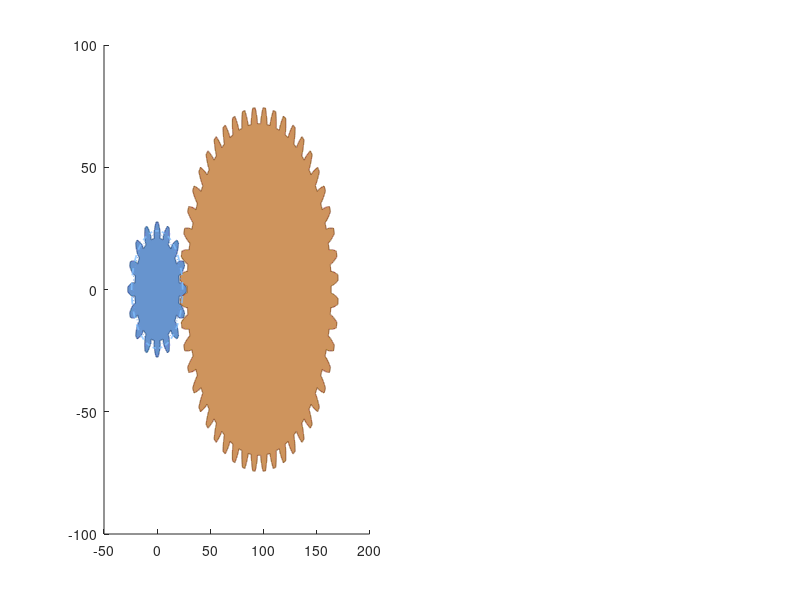

MATLAB code to generate this figure: (Note: this script raises an error after producing the figure.)
function fig2 = plot_gear_mesh_2d(m, Np, Ng, phi_deg, khw_factor, c_factor, s_p, s_g, hw, ht, a_p, a_g, b_p, b_g, CR)
%PLOT_GEAR_MESH_2D Generate a 2D figure of pinion-gear meshing
%   Creates Figure 2 with two subplots:
%     - Subplot 1: Full 2D Pitch Engagement Overview
%     - Subplot 2: Close-up High-Magnification Zoom of Active Tooth Mesh Zone

    if nargin < 1
        % Defaults if run standalone
        m = 3.0; Np = 16; Ng = 48; phi_deg = 20;
        khw_factor = 2.00; c_factor = 0.188;
        hw = khw_factor * m; ht = hw + c_factor * m;
        a_p = 0.600 * hw; a_g = 0.400 * hw;
        b_p = ht - a_p; b_g = ht - a_g;
        s_nom = pi * m / 2; s_shift = 0.180 * m;
        s_p = s_nom + s_shift; s_g = s_nom - s_shift;
        CR = 1.642;
    end

    phi = deg2rad(phi_deg);
    rp_p = m * Np / 2;   % Pinion pitch radius = 24 mm
    rp_g = m * Ng / 2;   % Gear pitch radius   = 72 mm
    center_dist = rp_p + rp_g;  % 96 mm

    % Circles
    rb_p = rp_p * cos(phi); ra_p = rp_p + a_p; rd_p = rp_p - b_p;
    rb_g = rp_g * cos(phi); ra_g = rp_g + a_g; rd_g = rp_g - b_g;

    % Generate profiles (high resolution)
    n_pts = 300;
    [px, py] = generate_2d_gear_polygon(Np, m, phi, a_p, b_p, s_p, n_pts);
    [gx, gy] = generate_2d_gear_polygon(Ng, m, phi, a_g, b_g, s_g, n_pts);

    % Rotate gear to mesh with pinion at pitch point (rp_p, 0)
    half_pitch_g = pi / Ng;
    rot_angle = pi + half_pitch_g;
    cos_r = cos(rot_angle); sin_r = sin(rot_angle);
    gx_r = gx * cos_r - gy * sin_r + center_dist;
    gy_r = gx * sin_r + gy * cos_r;

    % Line of Action
    pitch_pt = [rp_p, 0];
    loa_len = 25;
    loa_dir = [sin(phi), cos(phi)];
    loa_x = [pitch_pt(1) - loa_len*loa_dir(1), pitch_pt(1) + loa_len*loa_dir(1)];
    loa_y = [pitch_pt(2) - loa_len*loa_dir(2), pitch_pt(2) + loa_len*loa_dir(2)];

    % Create Figure 2
    fig2 = figure('Name', 'Zerol Bevel V2 — 2D Tooth Mesh & Contact Analysis', ...
        'NumberTitle', 'off', ...
        'Position', [60, 60, 1500, 750], ...
        'Color', [0.07 0.07 0.10]);

    %% ====================================================================
    %  SUBPLOT 1: Full 2D Gear Engagement Overview
    %  ====================================================================
    ax1 = subplot(1, 2, 1, 'Parent', fig2);
    hold(ax1, 'on');

    % Pinion (Blue)
    fill(ax1, px, py, [0.32 0.52 0.78], ...
        'EdgeColor', [0.20 0.35 0.55], 'LineWidth', 0.8, 'FaceAlpha', 0.88);

    % Gear (Gold / Bronze)
    fill(ax1, gx_r, gy_r, [0.78 0.52 0.28], ...
        'EdgeColor', [0.55 0.35 0.18], 'LineWidth', 0.8, 'FaceAlpha', 0.88);

    % Circles
    theta_c = linspace(0, 2*pi, 400);
    plot(ax1, rp_p*cos(theta_c), rp_p*sin(theta_c), '--', 'Color', [0.5 0.75 1.0], 'LineWidth', 1.2);
    plot(ax1, rb_p*cos(theta_c), rb_p*sin(theta_c), ':', 'Color', [0.4 0.6 0.9], 'LineWidth', 0.8);
    plot(ax1, ra_p*cos(theta_c), ra_p*sin(theta_c), '-', 'Color', [0.3 0.5 0.8 0.4], 'LineWidth', 0.5);

    plot(ax1, center_dist + rp_g*cos(theta_c), rp_g*sin(theta_c), '--', 'Color', [1.0 0.75 0.4], 'LineWidth', 1.2);
    plot(ax1, center_dist + rb_g*cos(theta_c), rb_g*sin(theta_c), ':', 'Color', [0.9 0.6 0.3], 'LineWidth', 0.8);
    plot(ax1, center_dist + ra_g*cos(theta_c), ra_g*sin(theta_c), '-', 'Color', [0.8 0.5 0.2 0.4], 'LineWidth', 0.5);

    % Centers & Center Line
    plot(ax1, [0, center_dist], [0, 0], '-.', 'Color', [0.5 0.5 0.55], 'LineWidth', 0.8);
    plot(ax1, 0, 0, '+', 'Color', [0.5 0.75 1.0], 'MarkerSize', 12, 'LineWidth', 2);
    plot(ax1, center_dist, 0, '+', 'Color', [1.0 0.75 0.4], 'MarkerSize', 12, 'LineWidth', 2);

    % Pitch Point & Line of Action
    plot(ax1, loa_x, loa_y, '-', 'Color', [1.0 0.3 0.3], 'LineWidth', 1.8);
    plot(ax1, rp_p, 0, 'o', 'Color', [1 0.2 0.2], 'MarkerSize', 8, ...
        'LineWidth', 2, 'MarkerFaceColor', [1 0.2 0.2]);

    % Labels on Subplot 1
    text(ax1, -2, -8, sprintf('Pinion (%dT)\nPD = %.0f mm', Np, 2*rp_p), ...
        'Color', [0.5 0.75 1.0], 'FontSize', 10, 'FontWeight', 'bold', 'HorizontalAlignment', 'center');
    text(ax1, center_dist, -8, sprintf('Ring Gear (%dT)\nPD = %.0f mm', Ng, 2*rp_g), ...
        'Color', [1.0 0.75 0.4], 'FontSize', 10, 'FontWeight', 'bold', 'HorizontalAlignment', 'center');
    text(ax1, rp_p + 2, -4, 'Pitch Point (P)', 'Color', [1 0.4 0.4], 'FontSize', 9, 'FontWeight', 'bold');

    % Center distance dimension line
    dim_y = -35;
    plot(ax1, [0, center_dist], [dim_y, dim_y], '-', 'Color', [0.7 0.7 0.7], 'LineWidth', 1);
    plot(ax1, [0 0], [dim_y-2, dim_y+2], '-', 'Color', [0.7 0.7 0.7], 'LineWidth', 1);
    plot(ax1, [center_dist center_dist], [dim_y-2, dim_y+2], '-', 'Color', [0.7 0.7 0.7], 'LineWidth', 1);
    text(ax1, center_dist/2, dim_y - 4, sprintf('Center Distance C = %.1f mm', center_dist), ...
        'Color', [0.8 0.8 0.8], 'FontSize', 9, 'HorizontalAlignment', 'center');

    title(ax1, sprintf('2D Overview: %dT / %dT (Ratio 1:%.0f, Module = %g mm)', Np, Ng, Ng/Np, m), ...
        'Color', 'w', 'FontSize', 12, 'FontWeight', 'bold');
    xlabel(ax1, 'X [mm]', 'Color', [0.7 0.7 0.7]); ylabel(ax1, 'Y [mm]', 'Color', [0.7 0.7 0.7]);
    axis(ax1, 'equal'); grid(ax1, 'on');
    xlim(ax1, [-ra_p - 5, center_dist + ra_g + 10]);
    ylim(ax1, [-48, 48]);
    set(ax1, 'Color', [0.11 0.11 0.15], 'XColor', [0.6 0.6 0.6], 'YColor', [0.6 0.6 0.6], ...
        'GridColor', [0.22 0.22 0.28], 'GridAlpha', 0.5);

    %% ====================================================================
    %  SUBPLOT 2: High-Magnification Close-up on Meshing Teeth
    %  ====================================================================
    ax2 = subplot(1, 2, 2, 'Parent', fig2);
    hold(ax2, 'on');

    % Fill gears in close-up
    fill(ax2, px, py, [0.32 0.52 0.78], ...
        'EdgeColor', [0.20 0.35 0.55], 'LineWidth', 1.2, 'FaceAlpha', 0.90);
    fill(ax2, gx_r, gy_r, [0.78 0.52 0.28], ...
        'EdgeColor', [0.55 0.35 0.18], 'LineWidth', 1.2, 'FaceAlpha', 0.90);

    % Arc circles in zoomed zone
    theta_z = linspace(-0.6, 0.6, 200);
    plot(ax2, rp_p*cos(theta_z), rp_p*sin(theta_z), '--', 'Color', [0.5 0.75 1.0], 'LineWidth', 1.5);
    plot(ax2, ra_p*cos(theta_z), ra_p*sin(theta_z), ':', 'Color', [0.3 0.6 0.9], 'LineWidth', 1.0);
    plot(ax2, rd_p*cos(theta_z), rd_p*sin(theta_z), ':', 'Color', [0.3 0.6 0.9], 'LineWidth', 1.0);

    theta_zg = linspace(pi-0.3, pi+0.3, 200);
    plot(ax2, center_dist + rp_g*cos(theta_zg), rp_g*sin(theta_zg), '--', 'Color', [1.0 0.75 0.4], 'LineWidth', 1.5);
    plot(ax2, center_dist + ra_g*cos(theta_zg), ra_g*sin(theta_zg), ':', 'Color', [0.9 0.6 0.3], 'LineWidth', 1.0);
    plot(ax2, center_dist + rd_g*cos(theta_zg), rd_g*sin(theta_zg), ':', 'Color', [0.9 0.6 0.3], 'LineWidth', 1.0);

    % Pitch Point & Line of Action in zoom
    plot(ax2, loa_x, loa_y, '-', 'Color', [1.0 0.25 0.25], 'LineWidth', 2.0);
    plot(ax2, rp_p, 0, 'o', 'Color', [1 0.1 0.1], 'MarkerSize', 10, ...
        'LineWidth', 2, 'MarkerFaceColor', [1 0.2 0.2]);

    % Pressure angle arc
    arc_r = 5;
    arc_t = linspace(0, phi, 50);
    plot(ax2, rp_p + arc_r*cos(arc_t + pi/2), arc_r*sin(arc_t + pi/2), ...
        '-', 'Color', [1 0.6 0.6], 'LineWidth', 1.5);
    text(ax2, rp_p + 1.2, arc_r*0.7, sprintf('\\phi = %.1f°', phi_deg), ...
        'Color', [1 0.6 0.6], 'FontSize', 10, 'FontWeight', 'bold');

    % Text annotations for tooth dimensions
    text(ax2, rp_p + 1.2, -1.8, 'Pitch Point (P)', ...
        'Color', [1 0.3 0.3], 'FontSize', 10, 'FontWeight', 'bold');
    text(ax2, rp_p + loa_len*loa_dir(1)*0.35, loa_len*loa_dir(2)*0.35 + 1.2, ...
        'Line of Action', 'Color', [1 0.35 0.35], 'FontSize', 9, ...
        'FontAngle', 'italic', 'Rotation', rad2deg(atan2(loa_dir(2), loa_dir(1))));

    % Dimension labels
    text(ax2, 17.5, 12, sprintf('Working Depth: h_w = %.2f mm\nWhole Depth: h_t = %.3f mm\nClearance: c = %.3f mm\nContact Ratio: CR = %.3f', ...
        hw, ht, c_factor*m, CR), ...
        'Color', 'w', 'FontSize', 9, 'BackgroundColor', [0.14 0.14 0.20], ...
        'EdgeColor', [0.35 0.35 0.45], 'Margin', 6);

    title(ax2, 'Detailed Meshing Zone (Tooth Contact & Line of Action)', ...
        'Color', 'w', 'FontSize', 12, 'FontWeight', 'bold');
    xlabel(ax2, 'X [mm]', 'Color', [0.7 0.7 0.7]); ylabel(ax2, 'Y [mm]', 'Color', [0.7 0.7 0.7]);
    axis(ax2, 'equal'); grid(ax2, 'on');
    xlim(ax2, [rp_p - 10, rp_p + 12]);
    ylim(ax2, [-12, 14]);
    set(ax2, 'Color', [0.11 0.11 0.15], 'XColor', [0.6 0.6 0.6], 'YColor', [0.6 0.6 0.6], ...
        'GridColor', [0.22 0.22 0.28], 'GridAlpha', 0.5);

    %% Save exported PNG
    script_folder = fileparts(mfilename('fullpath')); % .../Matlab_Zerol_Bevel/Viz
    matlab_dir = fileparts(script_folder);            % .../Matlab_Zerol_Bevel
    gear_design_dir = fileparts(matlab_dir);          % .../Gear Design

    % Save in Matlab_Zerol_Bevel/Viz
    exportgraphics(fig2, fullfile(script_folder, 'gear_mesh_2d_diagram.png'), ...
        'Resolution', 300, 'BackgroundColor', [0.07 0.07 0.10]);

    % Save in Solidworks/Exported_Models_Zerol_Bevel
    fig_dir = fullfile(gear_design_dir, 'Solidworks', 'Exported_Models_Zerol_Bevel');
    if ~exist(fig_dir, 'dir'), mkdir(fig_dir); end
    exportgraphics(fig2, fullfile(fig_dir, 'gear_mesh_2d_diagram.png'), ...
        'Resolution', 300, 'BackgroundColor', [0.07 0.07 0.10]);
end


function [xc, yc] = generate_2d_gear_polygon(N, m, phi, a, b, tooth_thick, n_pts)
%GENERATE_2D_GEAR_POLYGON Generates a closed 2D polygon of all N teeth
    r_p = m * N / 2;
    r_b = r_p * cos(phi);
    r_a = r_p + a;
    r_d = max(r_p - b, 0.3 * r_b);

    tau = tooth_thick / (2 * r_p);
    inv_phi = tan(phi) - phi;

    root_below_base = (r_d < r_b);
    r_inv_start = max(r_b, r_d);

    alpha_tip = acos(min(r_b / r_a, 1));
    theta_tip = tau + inv_phi - (tan(alpha_tip) - alpha_tip);

    if root_below_base
        theta_root = tau + inv_phi;
    else
        alpha_root = acos(min(r_b / r_d, 1));
        theta_root = tau + inv_phi - (tan(alpha_root) - alpha_root);
    end
    theta_next_root = 2*pi/N - theta_root;

    % Build single tooth
    xc_tooth = [];
    yc_tooth = [];

    % Left flank
    if root_below_base
        nr = max(5, round(n_pts * 0.1));
        rr = linspace(r_d, r_b, nr);
        tt = -(tau + inv_phi) * ones(1, nr);
        xc_tooth = [xc_tooth, rr .* cos(tt)];
        yc_tooth = [yc_tooth, rr .* sin(tt)];
    end

    rr = linspace(r_inv_start, r_a, n_pts);
    alpha = acos(min(r_b ./ rr, 1));
    inv_alpha = tan(alpha) - alpha;
    tt = -(tau + inv_phi - inv_alpha);
    xc_tooth = [xc_tooth, rr .* cos(tt)];
    yc_tooth = [yc_tooth, rr .* sin(tt)];

    % Tip arc
    n_tip = max(10, round(n_pts * 0.1));
    tt_top = linspace(-theta_tip, theta_tip, n_tip);
    xc_tooth = [xc_tooth, r_a * cos(tt_top)];
    yc_tooth = [yc_tooth, r_a * sin(tt_top)];

    % Right flank
    rr = linspace(r_a, r_inv_start, n_pts);
    alpha = acos(min(r_b ./ rr, 1));
    inv_alpha = tan(alpha) - alpha;
    tt = (tau + inv_phi - inv_alpha);
    xc_tooth = [xc_tooth, rr .* cos(tt)];
    yc_tooth = [yc_tooth, rr .* sin(tt)];

    if root_below_base
        nr = max(5, round(n_pts * 0.1));
        rr = linspace(r_b, r_d, nr);
        tt = (tau + inv_phi) * ones(1, nr);
        xc_tooth = [xc_tooth, rr .* cos(tt)];
        yc_tooth = [yc_tooth, rr .* sin(tt)];
    end

    % Root land
    n_root_pts = max(10, round(n_pts * 0.1));
    tt_root = linspace(theta_root, theta_next_root, n_root_pts);
    xc_tooth = [xc_tooth, r_d * cos(tt_root)];
    yc_tooth = [yc_tooth, r_d * sin(tt_root)];

    % Replicate N teeth
    M = length(xc_tooth);
    xc = zeros(1, N * M);
    yc = zeros(1, N * M);

    for t = 0:(N-1)
        angle = t * 2*pi/N;
        c = cos(angle); s = sin(angle);
        idx = t * M + (1:M);
        xc(idx) = xc_tooth * c - yc_tooth * s;
        yc(idx) = xc_tooth * s + yc_tooth * c;
    end
end
